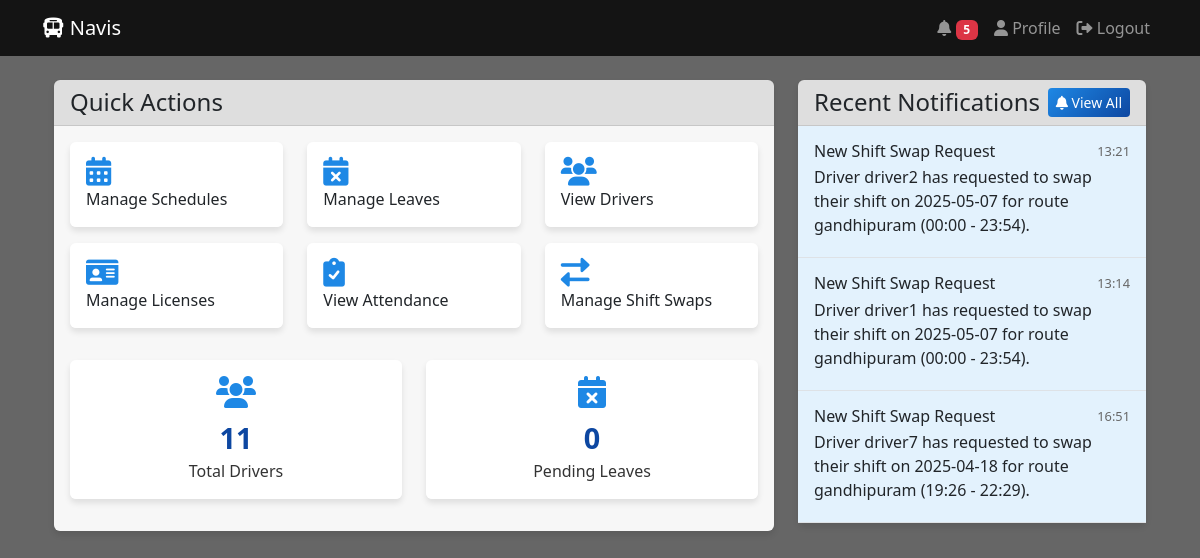
The app's page /admin/dashboard (signed in) with its own data.
### app.py (models this page shows)
class Notification(db.Model):
    id = db.Column(db.Integer, primary_key=True)
    recipient_username = db.Column(db.String(150), db.ForeignKey('user.username'))
    title = db.Column(db.String(200), nullable=False)
    message = db.Column(db.Text, nullable=False)
    notification_type = db.Column(db.String(50))  # schedule, attendance, leave, etc.
    priority = db.Column(db.String(20), default='normal')
    created_at = db.Column(db.DateTime, default=datetime.utcnow)
    read_at = db.Column(db.DateTime)
    is_read = db.Column(db.Boolean, default=False)

### app.py (the view)
@app.route('/admin/dashboard')
@login_required
def admin_dashboard():
    if current_user.role != 'admin':
        flash('Access denied!', 'danger')
        return redirect(url_for('driver_dashboard'))
    total_drivers = User.query.filter_by(role='driver').count()
    pending_leaves = LeaveRequest.query.filter_by(status='pending').count()
    active_schedules = Schedule.query.filter_by(status='active').count()
    recent_notifications = Notification.query.filter(
        Notification.recipient_username == 'admin',
        Notification.notification_type.in_(['shift_swap', 'leave_request'])
    ).order_by(Notification.created_at.desc()).limit(3).all()
    return render_template('admin_dashboard.html',
                         total_drivers=total_drivers,
                         pending_leaves=pending_leaves,
                         active_schedules=active_schedules,
                         recent_notifications=recent_notifications)

### app.py (called while the page is built)
@login_manager.user_loader
def load_user(user_id):
    return User.query.get(int(user_id))

@app.context_processor
def inject_user():
    return dict(current_user=current_user)

@app.context_processor
def inject_notifications():
    unread_count = 0
    if current_user.is_authenticated:
        unread_count = Notification.query.filter_by(
            recipient_username=current_user.username,
            is_read=False
        ).count()
    return dict(unread_count=unread_count)

### templates/admin_dashboard.html (shortened to what this page needs)
{% extends "base.html" %}
{% block content %}
<div class="container mt-4">
    <div class="row">
        <div class="col-md-8">
            <div class="card mb-4">
                <div class="card-header">
                    <h4 class="mb-0">Quick Actions</h4>
                </div>
                <div class="card-body">
                    <div class="row">
                        <div class="col-md-4 mb-3">
                            <a href="{{ url_for('manage_schedules') }}" class="card action-card text-decoration-none p-3">
                                <i class="fas fa-calendar-alt action-icon"></i>
                                Manage Schedules
                            </a>
                        </div>
                        <div class="col-md-4 mb-3">
                            <a href="{{ url_for('manage_leaves') }}" class="card action-card text-decoration-none p-3">
                                <i class="fas fa-calendar-times action-icon"></i>
                                Manage Leaves
                            </a>
                        </div>
                        <div class="col-md-4 mb-3">
                            <a href="{{ url_for('view_drivers') }}" class="card action-card text-decoration-none p-3">
                                <i class="fas fa-users action-icon"></i>
                                View Drivers
                            </a>
                        </div>
                        <div class="col-md-4 mb-3">
                            <a href="{{ url_for('manage_licenses') }}" class="card action-card text-decoration-none p-3">
                                <i class="fas fa-id-card action-icon"></i>
                                Manage Licenses
                            </a>
                        </div>
                        <div class="col-md-4 mb-3">
                            <a href="{{ url_for('view_attendance') }}" class="card action-card text-decoration-none p-3">
                                <i class="fas fa-clipboard-check action-icon"></i>
                                View Attendance
                            </a>
                        </div>
                        <div class="col-md-4 mb-3">
                            <a href="{{ url_for('manage_shift_swaps') }}" class="card action-card text-decoration-none p-3">
                                <i class="fas fa-exchange-alt action-icon"></i>
                                Manage Shift Swaps
                            </a>
                        </div>
                    </div>
                    <div class="row stats-row">
                        <div class="col-md-6 mb-3">
                            <div class="card dashboard-card text-center stats-card">
                                <i class="fas fa-users card-icon"></i>
                                <div class="stat-number">{{ total_drivers }}</div>
                                <div class="stat-label">Total Drivers</div>
                            </div>
                        </div>
                        <div class="col-md-6 mb-3">
                            <div class="card dashboard-card text-center stats-card">
                                <i class="fas fa-calendar-times card-icon"></i>
                                <div class="stat-number">{{ pending_leaves }}</div>
                                <div class="stat-label">Pending Leaves</div>
                            </div>
                        </div>
                    </div>
                </div>
            </div>
        </div>
        <div class="col-md-4">
            <div class="card">
                <div class="card-header d-flex justify-content-between align-items-center">
                    <h4 class="mb-0">Recent Notifications</h4>
                    <a href="{{ url_for('notifications') }}" class="btn btn-sm btn-primary">
                        <i class="fas fa-bell"></i> View All
                    </a>
                </div>
                <div class="card-body p-0">
                    {% if recent_notifications %}
                        {% for notification in recent_notifications[:3] %}
                            <div class="p-3 border-bottom {% if not notification.is_read %}unread-notification{% endif %}">
                                <div class="d-flex justify-content-between align-items-start">
                                    <div>
                                        <h6 class="mb-1">{{ notification.title }}</h6>
                                        <p class="mb-1">{{ notification.message }}</p>
                                    </div>
                                    <small class="notification-time">{{ notification.created_at.strftime('%H:%M') }}</small>
                                </div>
                            </div>
                        {% endfor %}
                    {% else %}
                        <div class="p-3 text-center">
                            <p class="mb-0">No recent notifications</p>
                        </div>
                    {% endif %}
                </div>
            </div>
        </div>
    </div>
</div>
{% endblock %}

### templates/admin_dashboard.html (style rules this page uses)
.dashboard-card { background: rgba(255, 255, 255, 0.95); backdrop-filter: blur(10px); border: none; transition: transform 0.3s ease; }
.card-icon { font-size: 2rem; margin-bottom: 0.5rem; color: #1e88e5; }
.stat-number { font-size: 1.8rem; font-weight: bold; color: #0d47a1; }
.stat-label { font-size: 1rem; color: #333; }
.action-card { background: rgba(255, 255, 255, 0.95); backdrop-filter: blur(10px); border: none; transition: all 0.3s ease; }
.action-icon { font-size: 1.8rem; margin-right: 0.8rem; color: #1e88e5; }
.notification-time { font-size: 0.8rem; color: #666; }
.unread-notification { background: #e3f2fd; }
.stats-row { margin-top: 1rem; }
.stats-card { padding: 1rem !important; height: 100%; }

### records on screen
Notification: title "New Shift Swap Request", message "Driver driver2 has requested to swap their shift on 2025-05-07 for route gandhipuram (00:00 - 23:54).", created_at "13:21"
Notification: title "New Shift Swap Request", message "Driver driver1 has requested to swap their shift on 2025-05-07 for route gandhipuram (00:00 - 23:54).", created_at "13:14"
Notification: title "New Shift Swap Request", message "Driver driver7 has requested to swap their shift on 2025-04-18 for route gandhipuram (19:26 - 22:29).", created_at "16:51"

### other values on screen
{{ unread_count }} "5"
{{ total_drivers }} "11"
{{ pending_leaves }} "0"
